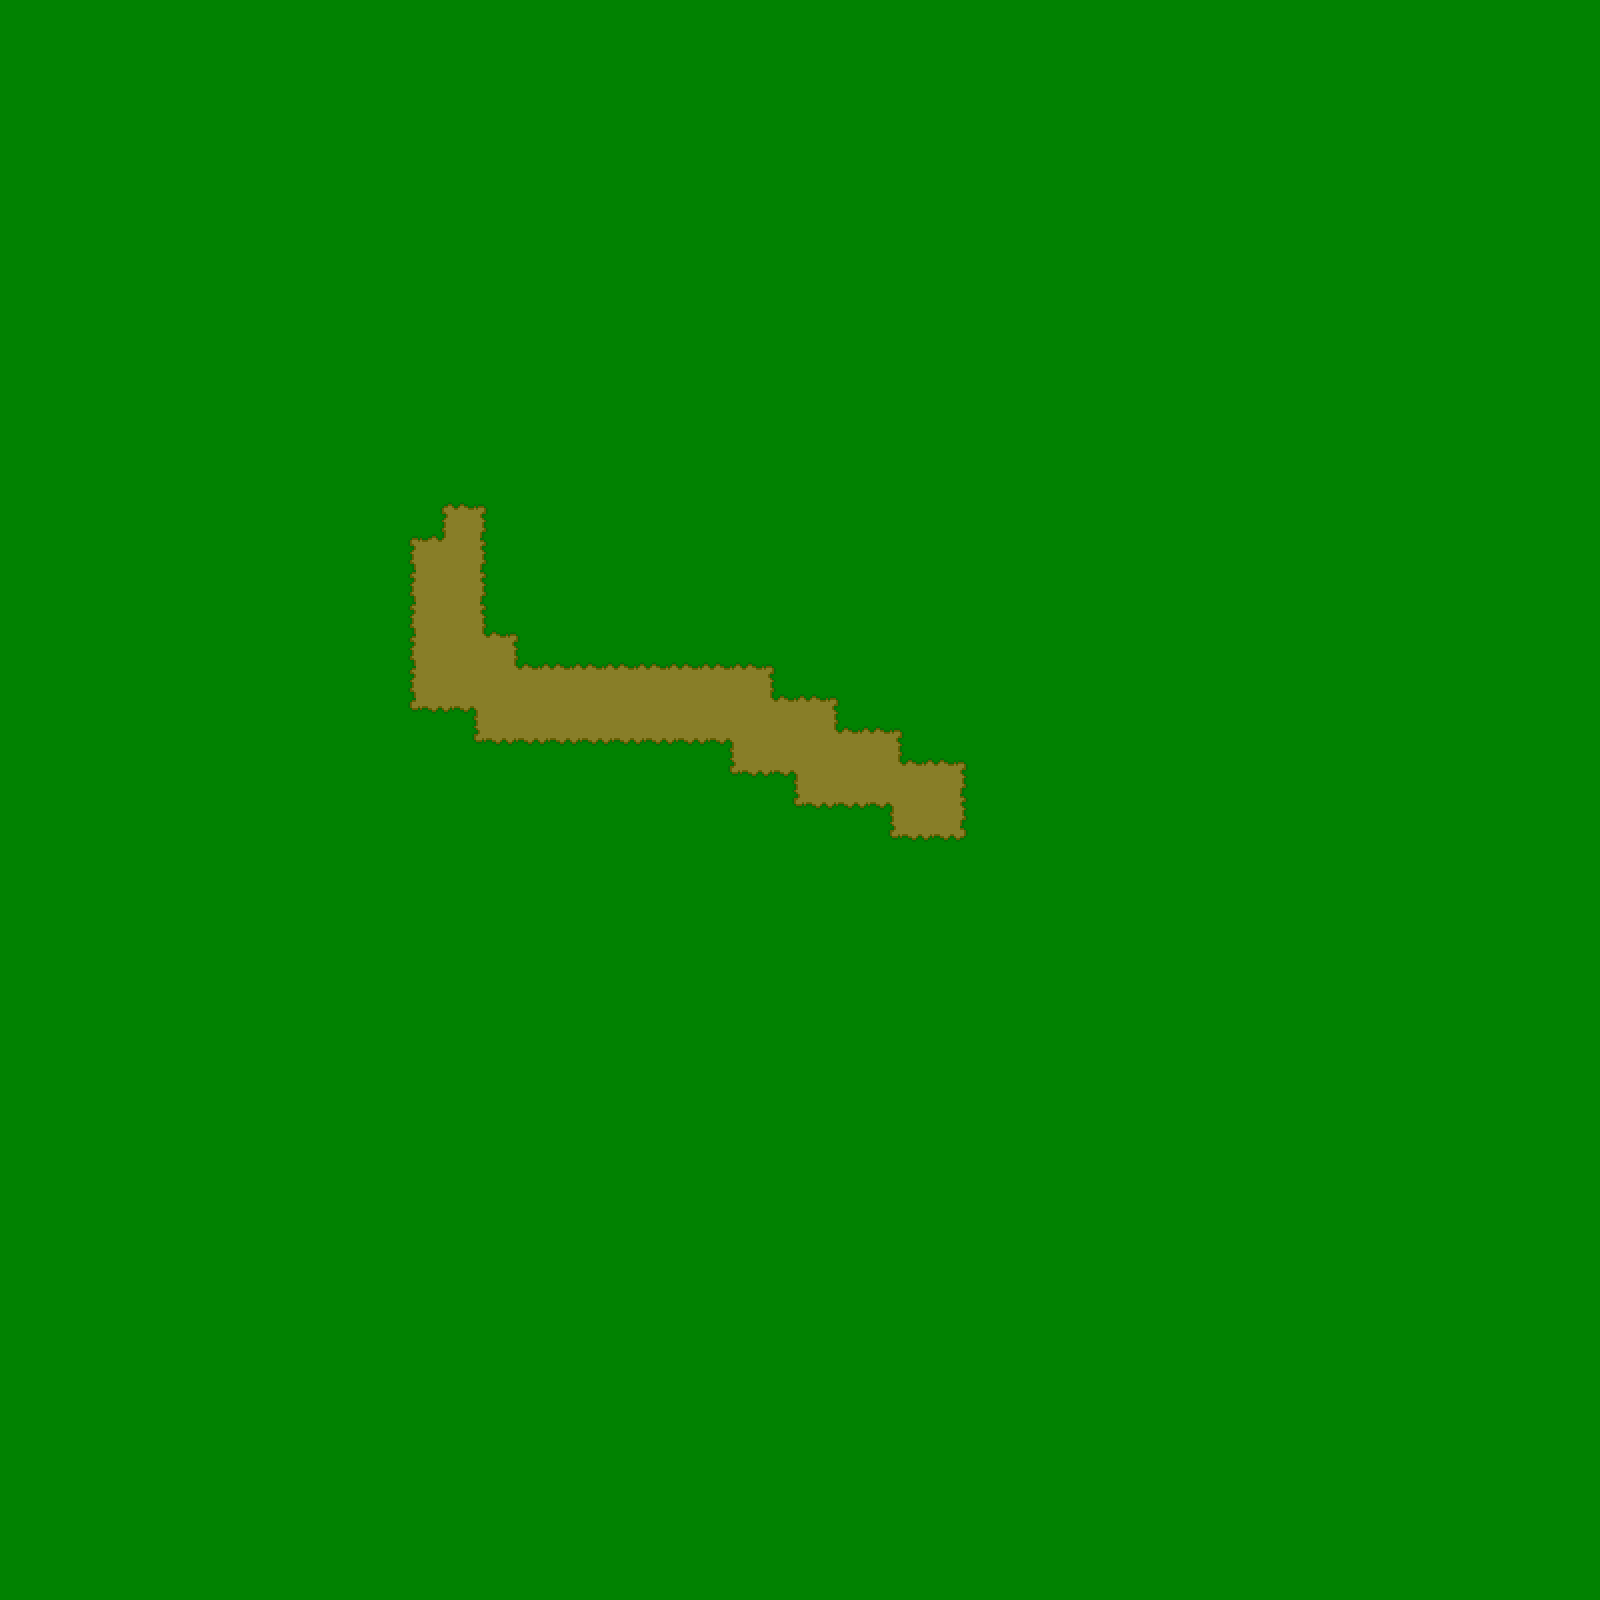

Tiled map render using the project's own tile images. Description and the map definition, with tile-layer contents summarised, below:
An orthogonal 50x50 tile map with 32x32 px tiles, 4 tile layers (bottom, middle, top, collide) and 1 object (player).

<map version="1.4" tiledversion="1.4.3" orientation="orthogonal" renderorder="right-down" width="50" height="50" tilewidth="32" tileheight="32" infinite="0" nextlayerid="6" nextobjectid="2">
 <tileset firstgid="1" source="ground_tiles.tsx" />
 <layer id="1" name="bottom" width="50" height="50">
  <data>[2500 cells, 2500 non-empty, 13 distinct tile ids]</data>
 </layer>
 <layer id="2" name="middle" width="50" height="50">
  <data>[2500 cells, 0 non-empty, 0 distinct tile ids]</data>
 </layer>
 <layer id="3" name="top" width="50" height="50">
  <data>[2500 cells, 0 non-empty, 0 distinct tile ids]</data>
 </layer>
 <layer id="4" name="collide" width="50" height="50">
  <data>[2500 cells, 0 non-empty, 0 distinct tile ids]</data>
 </layer>
 <objectgroup id="5" name="rects">
  <object id="1" name="$PLAYER" type="player" x="465.333" y="588">
   <point />
  </object>
 </objectgroup>
</map>
